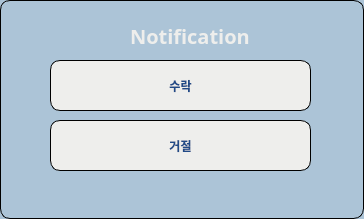
<?xml version="1.0" encoding="UTF-8"?>
<ui version="4.0">
 <class>Dialog</class>
 <widget class="QDialog" name="Dialog">
  <property name="geometry">
   <rect>
    <x>0</x>
    <y>0</y>
    <width>364</width>
    <height>219</height>
   </rect>
  </property>
  <property name="windowTitle">
   <string>Dialog</string>
  </property>
  <property name="styleSheet">
   <string notr="true">QDialog{
background-color: rgb(172, 196, 215);
border:1px solid #000; 
border-radius:10px; 
font: 75 11pt &quot;Vemana2000&quot;;
color:#000; 
font-weight:500; 
}</string>
  </property>
  <widget class="QPushButton" name="reButton2">
   <property name="geometry">
    <rect>
     <x>50</x>
     <y>120</y>
     <width>261</width>
     <height>51</height>
    </rect>
   </property>
   <property name="font">
    <font>
     <weight>99</weight>
     <bold>true</bold>
    </font>
   </property>
   <property name="styleSheet">
    <string notr="true">QPushButton{
border:1px solid #000; 
border-radius:10px; 
background-color: rgb(238, 238, 236);
	color: rgb(32, 74, 135);
font-weight:1000; 
}</string>
   </property>
   <property name="text">
    <string>거절</string>
   </property>
  </widget>
  <widget class="QPushButton" name="reButton1">
   <property name="geometry">
    <rect>
     <x>50</x>
     <y>60</y>
     <width>261</width>
     <height>51</height>
    </rect>
   </property>
   <property name="font">
    <font>
     <weight>99</weight>
     <bold>true</bold>
    </font>
   </property>
   <property name="styleSheet">
    <string notr="true">QPushButton{
border:1px solid #000; 
border-radius:10px; 
background-color: rgb(238, 238, 236);
	color: rgb(32, 74, 135);
font-weight:900; 
}</string>
   </property>
   <property name="text">
    <string>수락</string>
   </property>
  </widget>
  <widget class="QLabel" name="label_2">
   <property name="geometry">
    <rect>
     <x>130</x>
     <y>20</y>
     <width>181</width>
     <height>31</height>
    </rect>
   </property>
   <property name="font">
    <font>
     <family>Pothana2000</family>
     <pointsize>15</pointsize>
     <weight>75</weight>
     <bold>true</bold>
    </font>
   </property>
   <property name="styleSheet">
    <string notr="true">color: rgb(238, 238, 236);</string>
   </property>
   <property name="text">
    <string>Notification</string>
   </property>
  </widget>
 </widget>
 <resources/>
 <connections/>
</ui>
